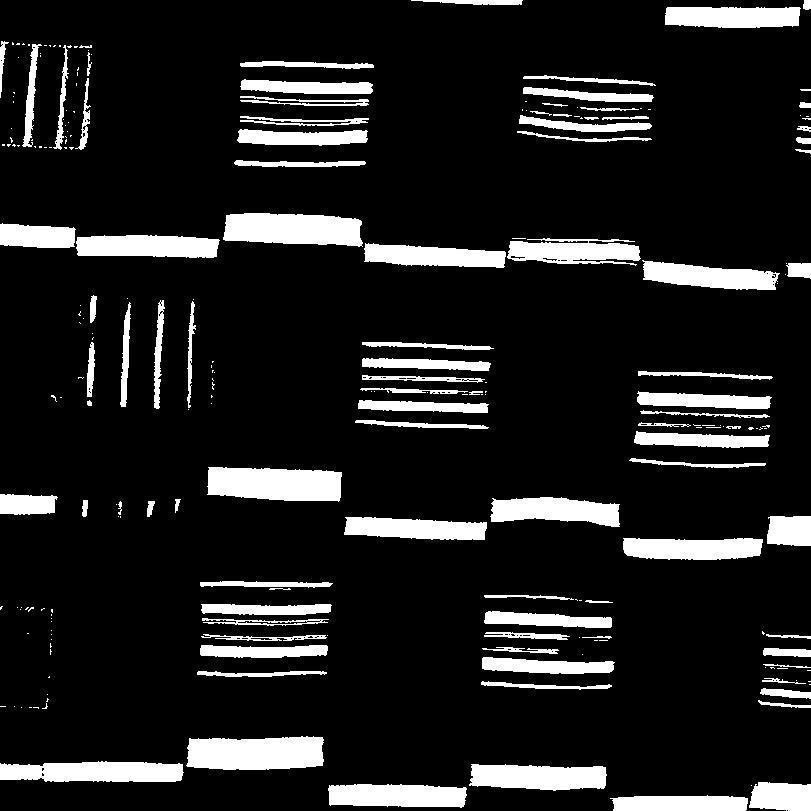
#> input picture images/training/Emaa da/real_UNL_quilt_01_01.png, 811 x 811 px, given as the content of the folder images/training/Emaa da/real_UNL_quilt_01_01.png, which was not available
$ python recognize.py --training 'images/training/Emaa da/real_UNL_quilt_01_01.png' --testing 'images/training/Emaa da/real_UNL_quilt_01_02.png'
#> lines starting #> are read from the running program, lines starting #| are printed output that depends on the picture; after the words box and inside, x2 and y2 are one past the last pixel; in counts of white or black regions, pixels touching at a corner belong together; pictures that were not available may be replaced by others from this repository, and a replacement may not be noted
### pyimagesearch/localbinarypatterns.py
# import the necessary packages
from skimage import feature
import numpy as np
class LocalBinaryPatterns:
	def __init__(self, numPoints, radius):
		# store the number of points and radius
		self.numPoints = numPoints
		self.radius = radius
	def describe(self, image, eps=1e-7):
		# compute the Local Binary Pattern representation
		# of the image, and then use the LBP representation
		# to build the histogram of patterns
		lbp = feature.local_binary_pattern(image, self.numPoints,
			self.radius, method="uniform")
		(hist, _) = np.histogram(lbp.ravel(),
			bins=np.arange(0, self.numPoints + 3),
			range=(0, self.numPoints + 2))
		# normalize the histogram
		hist = hist.astype("float")
		hist /= (hist.sum() + eps)
		# return the histogram of Local Binary Patterns
		return hist

### symbol.py
def symbol(sym):
    symb_dict = {'Golden Stool' : ['The Golden Stool is a symbol of absolute power in Ghana. According to legend, it was sent down from the heavens 800 years ago. Today the king of the Ashanti sits upon it whenever he is in public', 'https://csdt.org/culture/kentecomputing/symbols.html'], 'Kwadum Asa' : ['Empty gun powder keg', 'https://csdt.org/culture/kentecomputing/patterns.html'], 'Afa' : ['I have taken it', 'https://csdt.org/culture/kentecomputing/patterns.html'], 'Nkyimkyim' : ['Zigzag, Life is not a straight path', 'https://csdt.org/culture/kentecomputing/patterns.html'], 'Trom Nwoma' : ['Droughts, Smooth weave', 'https://csdt.org/culture/kentecomputing/patterns.html'], 'Ohene Anewa' : ["The king's eye, The king sees everything", 'https://csdt.org/culture/kentecomputing/patterns.html'], 'Fatene' : ["You go straight away to Agyeman", 'https://csdt.org/culture/kentecomputing/patterns.html'], 'Niata' : ['Two-edged sword', 'https://csdt.org/culture/kentecomputing/patterns.html'], 'Makoma' : ['Your heart’s desire', 'https://www.facebook.com/ExquisiteGhanaianKente/photos/makoma-so-adi3-literally-meaning-my-heart-desireget-this-kente-cloth-for-ghc-290/165293613884755/'], 'Emaada' : ['It has no precedence', 'https://www.kentecloth.net/kente-cloth-patterns/'], 'Nsatea' : ['All fingers are not equal', 'https://csdt.org/culture/kentecomputing/symbols.html'], 'Mpuaa' : ["The four sides mark the junction between these two entities. This pattern honors women for bringing life into this world", "https://www.kentecloth.net/wp-content/uploads/2018/11/Kente_Socks_Meaning.pdf"], 'Nnuatoma' : ['You must measure everything that you do', 'https://csdt.org/culture/kentecomputing/symbols.html'], 'Makoma Version 2' : ['Your heart’s desire', 'https://www.facebook.com/ExquisiteGhanaianKente/photos/makoma-so-adi3-literally-meaning-my-heart-desireget-this-kente-cloth-for-ghc-290/165293613884755/'],  'Emaada Version 2' : ['It has no precedence', 'https://www.kentecloth.net/kente-cloth-patterns/'], 'Golden Stool Version 2' : ['The Golden Stool is a symbol of absolute power in Ghana. According to legend, it was sent down from the heavens 800 years ago. Today the king of the Ashanti sits upon it whenever he is in public', 'https://csdt.org/culture/kentecomputing/symbols.html'], 'Nkyimkyim Version 2' : ['Zigzag, Life is not a straight path', 'https://csdt.org/culture/kentecomputing/patterns.html']}

    for i in symb_dict.keys():
        if sym == i:
            return symb_dict[i]

### recognize.py
# import the necessary packages
from pyimagesearch.localbinarypatterns import LocalBinaryPatterns
from sklearn.svm import LinearSVC
from sklearn.linear_model import LogisticRegression
from sklearn.model_selection import cross_val_score
from sklearn.tree import DecisionTreeClassifier
from imutils import paths
import argparse
import cv2
import os
import numpy as np
from sklearn.linear_model import SGDRegressor
from sklearn.pipeline import make_pipeline
from sklearn.preprocessing import StandardScaler
import autosklearn
import autosklearn.classification


l = []
# construct the argument parse and parse the arguments
ap = argparse.ArgumentParser()
ap.add_argument("-t", "--training", required=True,
	help="path to the training images")
ap.add_argument("-e", "--testing", required=True,
	help="path to the tesitng images")
args = vars(ap.parse_args())
# initialize the local binary patterns descriptor along with
# the data and label lists
desc = LocalBinaryPatterns(24, 8)
data = []
labels = []

# loop over the training images
for imagePath in paths.list_images(args["training"]):
	# load the image, convert it to grayscale, and describe it
	image = cv2.imread(imagePath)
#> image is the input picture: shape (811, 811, 3); 12.6% white; 236 white regions (142 under 20 px), largest, box (x1, y1, x2, y2) and area: (186, 736, 324, 770) 4124, (207, 467, 342, 502) 3988, (223, 213, 363, 247) 3881
	gray = cv2.cvtColor(image, cv2.COLOR_BGR2GRAY)
	hist = desc.describe(gray)
#> in describe, `lbp = feature.local_binary_pattern(image, self.numPoints, self.radius,..`:
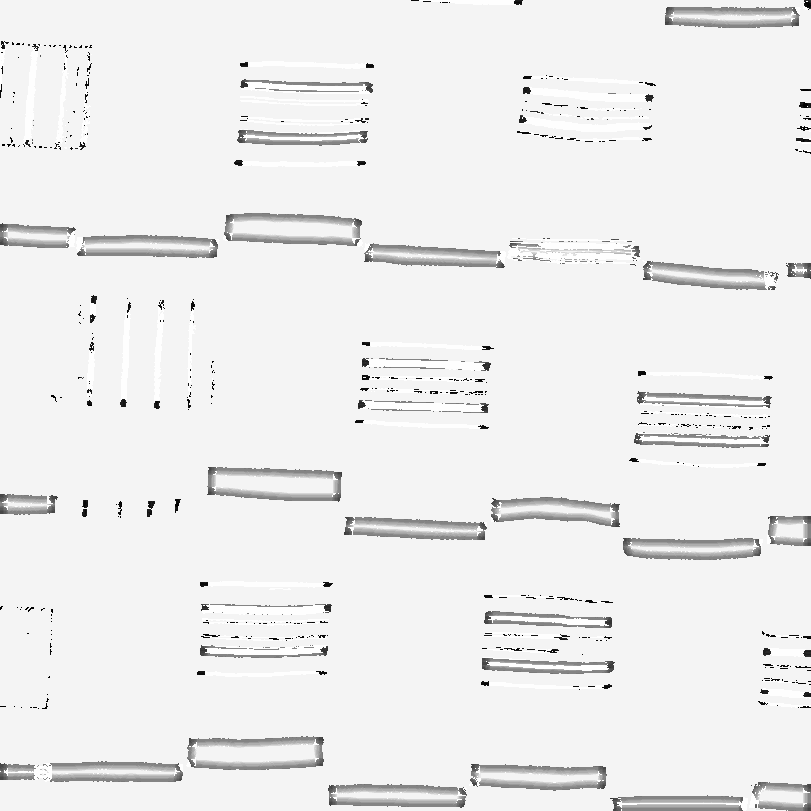
#> lbp: shape (811, 811) float64; min 0, max 25, mean 23.3; drawn with min black and max white
#> in describe, `(hist, _) = np.histogram(lbp.ravel(), bins=np.arange(0, self.numPoints..`: hist = 26 values, max 584776 at index 24, min 213 at index 5, mean 25297
#> in describe, `hist /= (hist.sum() + eps)`: hist = 26 values, max 0.889 at index 24, min 0.000324 at index 5, mean 0.0385
	# extract the label from the image path, then update the
	# label and data lists
	labels.append(imagePath.split(os.path.sep)[-2])
	data.append(hist)
# model = LinearSVC(C=100.0, random_state=42)
model = DecisionTreeClassifier(random_state=0)
# [10 lines of commented-out code are left out]
model.fit(data, labels)

# loop over the testing images
for imagePath in paths.list_images(args["testing"]):
	# load the image, convert it to grayscale, describe it,
	# and classify it
	image = cv2.imread(imagePath)
	gray = cv2.cvtColor(image, cv2.COLOR_BGR2GRAY)
	hist = desc.describe(gray)
	prediction = model.predict(hist.reshape(1, -1))

	# display the image and the prediction
	# cv2.putText(image, prediction[0], (10, 30), cv2.FONT_HERSHEY_SIMPLEX,
	# 	1.0, (0, 0, 255), 3)
	# cv2.imshow("Image", image)
	# cv2.waitKey(0)
	l.append([prediction[0], imagePath])

print (l)
#| [['_only', '_only/real_UNL_quilt_01_01.png']]

from symbol import symbol

for i in l:
	print (symbol(str(i[0])))
#> this loop made 1 pass
#| None

$ run again, on images/training/Emaada/real_eglash_01_03.png
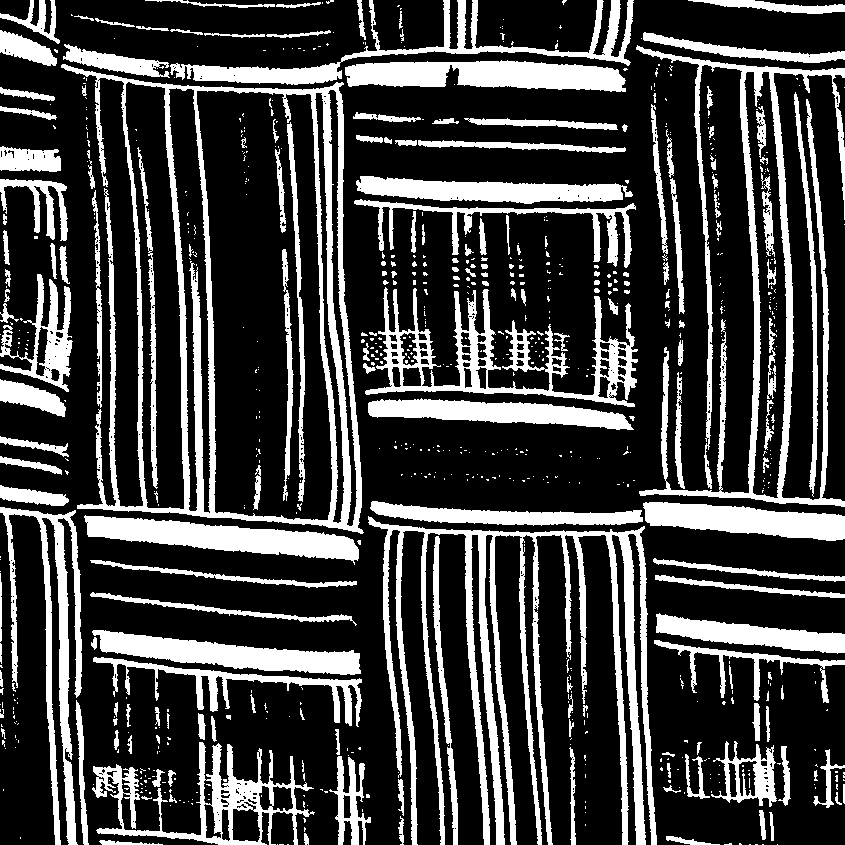
#> input picture images/training/Emaada/real_eglash_01_03.png, 845 x 845 px, given as the content of the folder images/training/Emaada/real_eglash_01_03.png, which was not available
#> image is the input picture: shape (845, 845, 3); 25.7% white; 791 white regions (606 under 20 px), largest, box (x1, y1, x2, y2) and area: (368, 516, 657, 845) 22774, (61, 64, 364, 534) 21250, (636, 45, 845, 507) 13972
#> in describe, `lbp = feature.local_binary_pattern(image, self.numPoints, self.radius,..`:
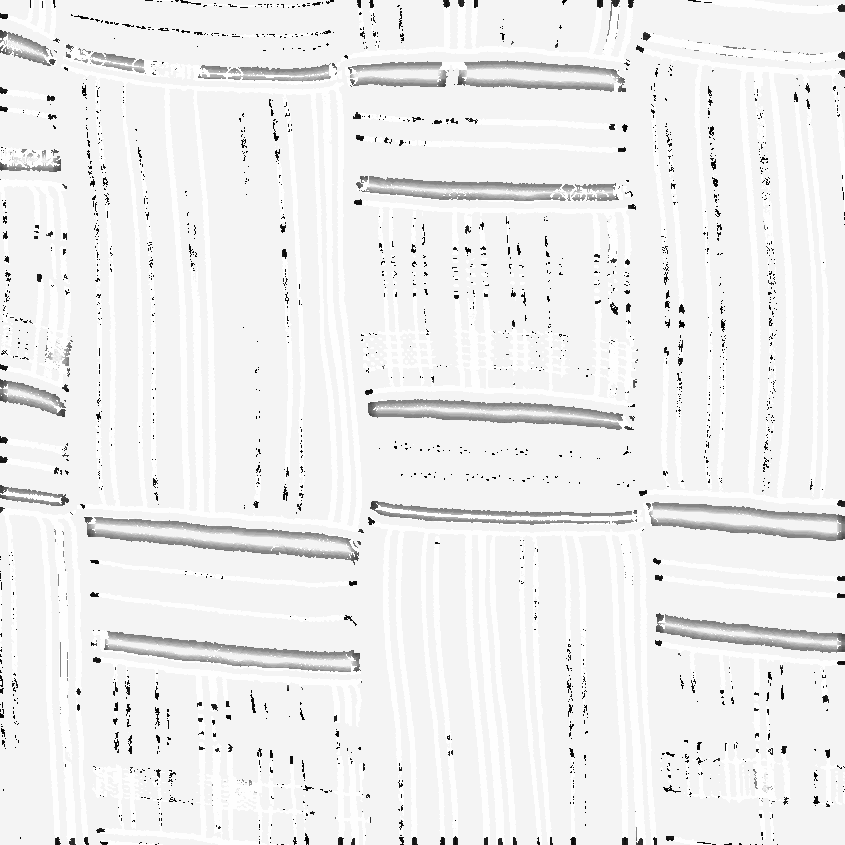
#> lbp: shape (845, 845) float64; min 0, max 25, mean 23.4; drawn with min black and max white
#> in describe, `(hist, _) = np.histogram(lbp.ravel(), bins=np.arange(0, self.numPoints..`: hist = 26 values, max 537981 at index 24, min 185 at index 6, mean 27462.5
#> in describe, `hist /= (hist.sum() + eps)`: hist = 26 values, max 0.753 at index 24, min 0.000259 at index 6, mean 0.0385
#| [['_only', '_only/real_eglash_01_03.png']]
#> the loop `for i in l:` made 1 pass
#| None

$ run again, on images/training/Emaada/real_eglash_02_01 copy.png
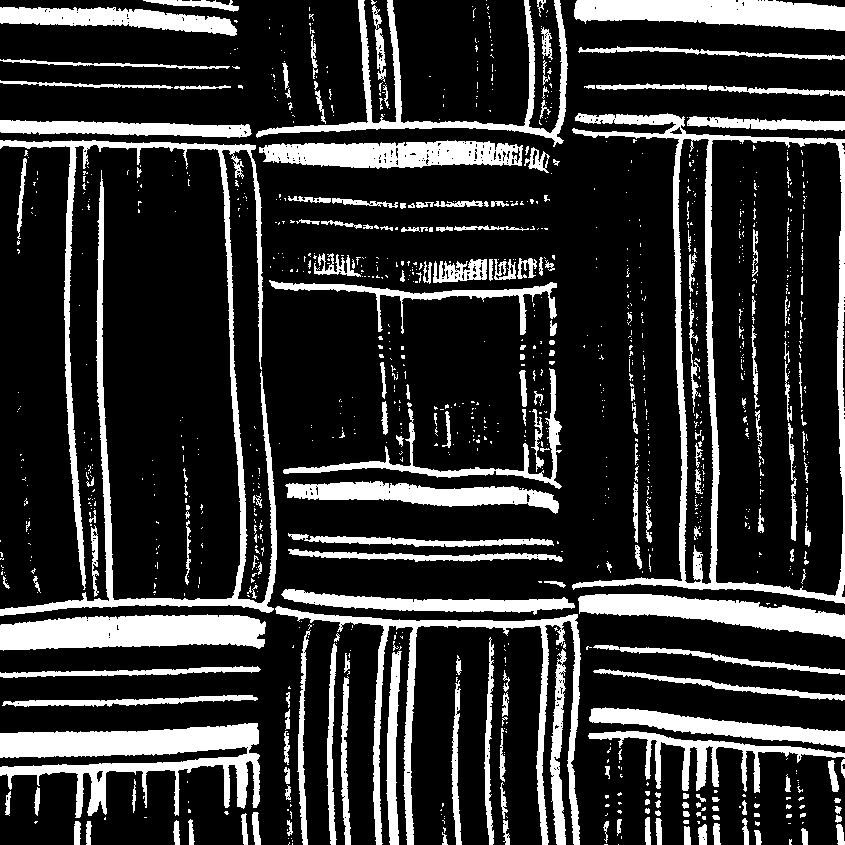
#> input picture images/training/Emaada/real_eglash_02_01 copy.png, 845 x 845 px, given as the content of the folder images/training/Emaada/real_eglash_02_01 copy.png, which was not available
#> image is the input picture: shape (845, 845, 3); 20% white; 1149 white regions (923 under 20 px), largest, box (x1, y1, x2, y2) and area: (0, 140, 277, 616) 13278, (572, 113, 845, 604) 11901, (0, 723, 260, 818) 10726
#> in describe, `lbp = feature.local_binary_pattern(image, self.numPoints, self.radius,..`:
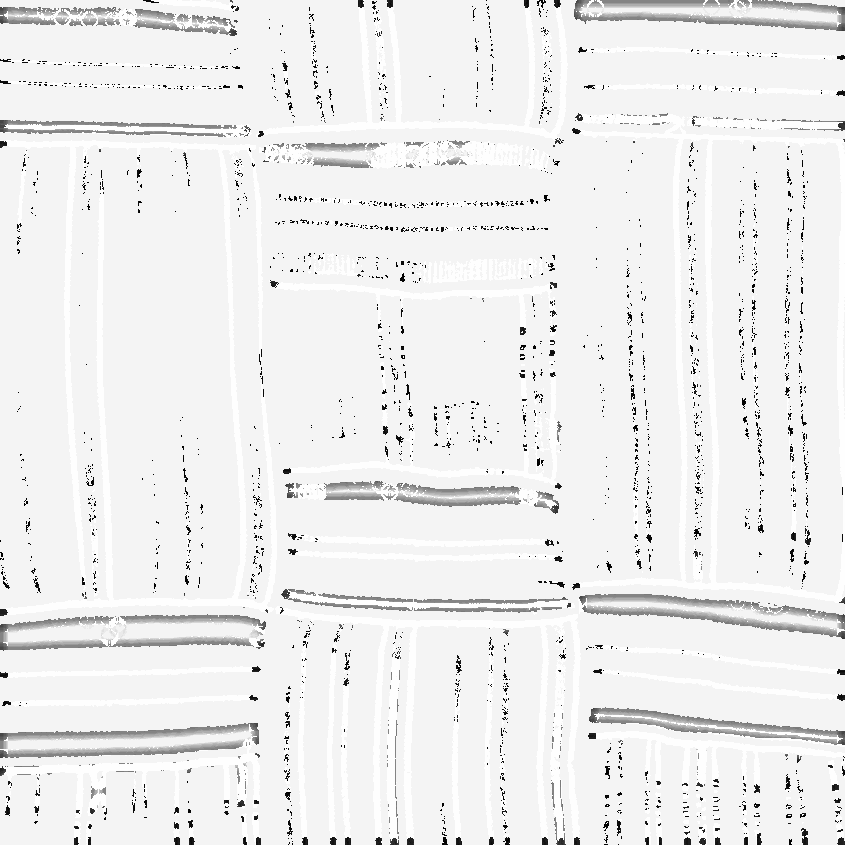
#> lbp: shape (845, 845) float64; min 0, max 25, mean 23.4; drawn with min black and max white
#> in describe, `(hist, _) = np.histogram(lbp.ravel(), bins=np.arange(0, self.numPoints..`: hist = 26 values, max 579437 at index 24, min 158 at index 6, mean 27462.5
#> in describe, `hist /= (hist.sum() + eps)`: hist = 26 values, max 0.812 at index 24, min 0.000221 at index 6, mean 0.0385
#| [['_only', '_only/real_eglash_02_01 copy.png']]
#> the loop `for i in l:` made 1 pass
#| None

$ run again, on images/training/Emaada Version 2/real_philadelphia_museum_2001-170-1a-pma_02_01 1.39.41 PM copy 2.png
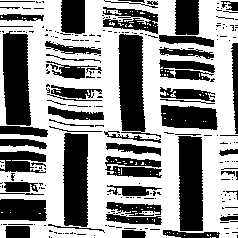
#> input picture images/training/Emaada Version 2/real_philadelphia_museum_2001-170-1a-pma_02_01 1.39.41 PM copy 2.png, 238 x 238 px, given as the content of the folder ladelphia_museum_2001-170-1a-pma_02_01 1.39.41 PM copy 2.png, which was not available
#> image is the input picture: shape (238, 238, 3); 57.1% white; 253 black regions (195 under 20 px), largest, box (x1, y1, x2, y2) and area: (118, 34, 161, 138) 2309, (3, 31, 31, 126) 2247, (178, 136, 203, 231) 2186
#> in describe, `lbp = feature.local_binary_pattern(image, self.numPoints, self.radius,..`:
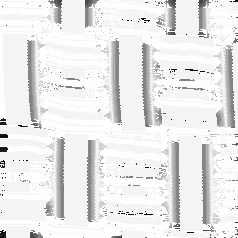
#> lbp: shape (238, 238) float64; min 0, max 25, mean 23; drawn with min black and max white
#> in describe, `(hist, _) = np.histogram(lbp.ravel(), bins=np.arange(0, self.numPoints..`: hist = 26 values, max 25609 at index 24, min 8 at index 4, mean 2178.6
#> in describe, `hist /= (hist.sum() + eps)`: hist = 26 values, max 0.452 at index 24, min 0.000141 at index 4, mean 0.0385
#| [['_only', '_only/real_philadelphia_museum_2001-170-1a-pma_02_01 1.39.41 PM copy 2.png']]
#> the loop `for i in l:` made 1 pass
#| None
